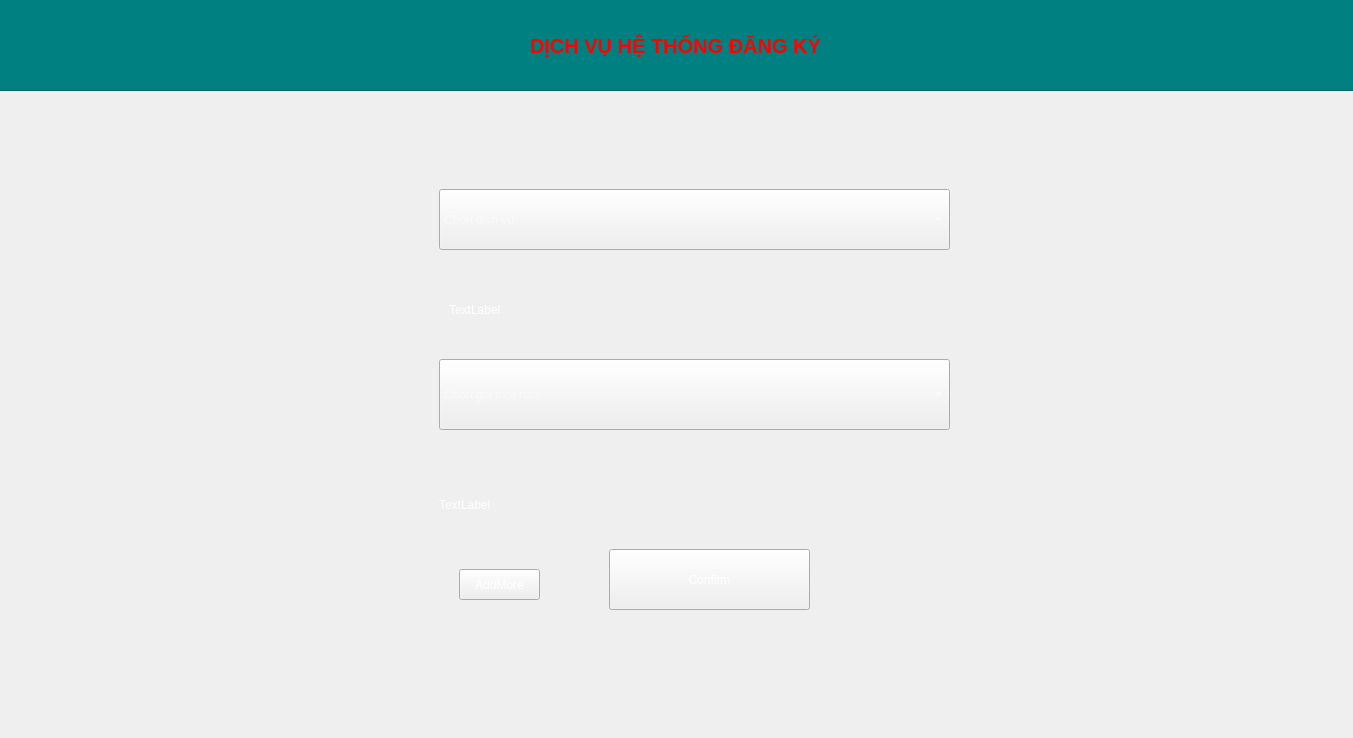
<?xml version="1.0" encoding="UTF-8"?>
<ui version="4.0">
 <class>MainWindow</class>
 <widget class="QMainWindow" name="MainWindow">
  <property name="geometry">
   <rect>
    <x>0</x>
    <y>0</y>
    <width>1353</width>
    <height>738</height>
   </rect>
  </property>
  <property name="windowTitle">
   <string>MainWindow</string>
  </property>
  <widget class="QWidget" name="centralwidget">
   <widget class="QFrame" name="frame">
    <property name="geometry">
     <rect>
      <x>-80</x>
      <y>-10</y>
      <width>1451</width>
      <height>101</height>
     </rect>
    </property>
    <property name="styleSheet">
     <string notr="true">background-color: #008080; /* Màu xanh teal */</string>
    </property>
    <property name="frameShape">
     <enum>QFrame::Shape::StyledPanel</enum>
    </property>
    <property name="frameShadow">
     <enum>QFrame::Shadow::Raised</enum>
    </property>
    <widget class="QLabel" name="label">
     <property name="geometry">
      <rect>
       <x>610</x>
       <y>40</y>
       <width>321</width>
       <height>31</height>
      </rect>
     </property>
     <property name="styleSheet">
      <string notr="true">font-size: 20px;          /* Phóng to chữ lên kích thước 16px */
font-weight: bold;        /* Tô đậm chữ */
color: #ff0000;           /* Đổi màu chữ (ở đây là màu đỏ) */</string>
     </property>
     <property name="text">
      <string>DỊCH VỤ HỆ THỐNG ĐĂNG KÝ</string>
     </property>
    </widget>
   </widget>
   <widget class="QFrame" name="frame_2">
    <property name="geometry">
     <rect>
      <x>-1</x>
      <y>89</y>
      <width>1361</width>
      <height>651</height>
     </rect>
    </property>
    <property name="styleSheet">
     <string notr="true">color: White</string>
    </property>
    <property name="frameShape">
     <enum>QFrame::Shape::StyledPanel</enum>
    </property>
    <property name="frameShadow">
     <enum>QFrame::Shadow::Raised</enum>
    </property>
    <widget class="QComboBox" name="cbService">
     <property name="geometry">
      <rect>
       <x>440</x>
       <y>100</y>
       <width>511</width>
       <height>61</height>
      </rect>
     </property>
     <property name="placeholderText">
      <string>Chọn dịch vụ</string>
     </property>
    </widget>
    <widget class="QLabel" name="lblPrice">
     <property name="geometry">
      <rect>
       <x>450</x>
       <y>200</y>
       <width>501</width>
       <height>41</height>
      </rect>
     </property>
     <property name="text">
      <string>TextLabel</string>
     </property>
    </widget>
    <widget class="QComboBox" name="cbDuration">
     <property name="geometry">
      <rect>
       <x>440</x>
       <y>270</y>
       <width>511</width>
       <height>71</height>
      </rect>
     </property>
     <property name="placeholderText">
      <string>Chọn gói thời hạn</string>
     </property>
    </widget>
    <widget class="QLabel" name="lblExpiry">
     <property name="geometry">
      <rect>
       <x>440</x>
       <y>380</y>
       <width>511</width>
       <height>71</height>
      </rect>
     </property>
     <property name="text">
      <string>TextLabel</string>
     </property>
    </widget>
    <widget class="QPushButton" name="BtnAddMore">
     <property name="geometry">
      <rect>
       <x>460</x>
       <y>480</y>
       <width>81</width>
       <height>31</height>
      </rect>
     </property>
     <property name="text">
      <string>AddMore</string>
     </property>
    </widget>
    <widget class="QPushButton" name="BtnConfirm">
     <property name="geometry">
      <rect>
       <x>610</x>
       <y>460</y>
       <width>201</width>
       <height>61</height>
      </rect>
     </property>
     <property name="text">
      <string>Confirm</string>
     </property>
    </widget>
   </widget>
   <zorder>frame_2</zorder>
   <zorder>frame</zorder>
   <zorder>label_2</zorder>
   <zorder>frame</zorder>
  </widget>
 </widget>
 <resources/>
 <connections/>
</ui>
